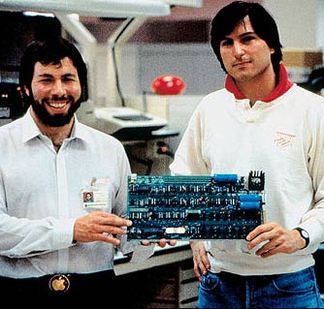
#> input picture images/apple.jpg, 324 x 309 px
$ python facialRecognition.py
#> lines starting #> are read from the running program, lines starting #| are printed output that depends on the picture
import cv2
from PIL import Image
from pylab import *
import matplotlib.pyplot as plt
import os


def main():

    try:
        face_cascade = cv2.CascadeClassifier('/Users/UserName/anaconda/envs/py35/share/OpenCV/haarcascades/haarcascade_frontalface_default.xml')
        eye_cascade = cv2.CascadeClassifier('/Users/UserName/anaconda/envs/py35/share/OpenCV/haarcascades/haarcascade_eye.xml')
        # If you have trouble finding the xml files, search your computer for 'haarcascade_frontalface_default.xml' and 'haarcascade_eye.xml' and alter the above path

        imageDirectory = '/Users/ChrisErnst/Development/Python/computerVision/facialRecognition/images/'
        os.chdir(imageDirectory)
        # Set the directory

        plt.figure('Facial Recognition')
        plt.suptitle('Facial Recognition', size=20)
        # Generate a figure named 'Face Recognition' and add a title

        imageName = 'apple.jpg'
        # Set the image we want to analyze

        img = array(Image.open(imageName))
#> img is the input picture: shape (309, 324, 3); mean R, G, B 131.6, 129.3, 127.3
        upperLeft = plt.subplot(221)
        # The convention of 221 is the 1st image of a 2x2 figure
        plt.axis('off')
        plt.imshow(img)
        upperLeft.set_title('Original Image')
        # Show the original image using PIL and plot using pyplot in the upper left

        gray = array(Image.open(imageName).convert('L'))
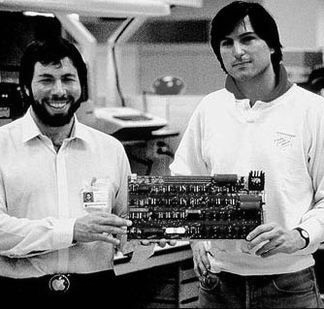
#> gray: shape (309, 324); min 0, max 255, mean 129.8
        upperRight = plt.subplot(222)
        plt.axis('off')
        plt.imshow(gray, cmap='gray')
        upperRight.set_title('Grayscale to Analyze')
        # Convert to gray with PIL and plot using pyplot in the upper right

        faces = face_cascade.detectMultiScale(gray, 1.3, 5)
#> faces = [[208, 18, 59, 59], [29, 58, 58, 58]]

        for (x,y,w,h) in faces:
            face = cv2.rectangle(img,(x,y),(x+w,y+h),(255,0,0),2)
            roi_gray = gray[y:y+h, x:x+w]
            roi_color = img[y:y+h, x:x+w]
#> this loop made 2 passes
#> pass 1, in main, `roi_gray = gray[y:y+h, x:x+w]`:
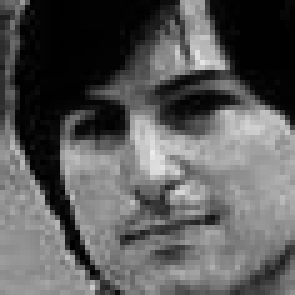
#> roi_gray: shape (59, 59) (shown 5 times larger); min 0, max 234, mean 89.8
#> pass 1, in main, `roi_color = img[y:y+h, x:x+w]`:
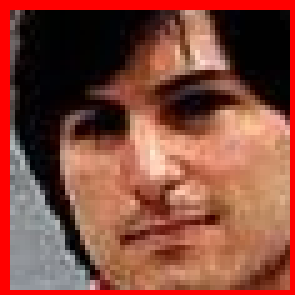
#> roi_color: shape (59, 59, 3) (shown 5 times larger); mean R, G, B 133.5, 73.3, 59.7
#> pass 2, in main, `face = cv2.rectangle(img,(x,y),(x+w,y+h),(255,0,0),2)`:
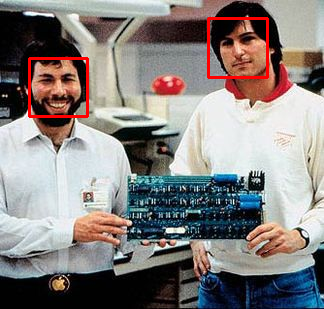
#> face: shape (309, 324, 3); mean R, G, B 134, 128.3, 126.5

        lowerLeft = plt.subplot(223)
        plt.axis('off')
        plt.imshow(face)
        lowerLeft.set_title('Face Detection')
        # Find the face in the photo, draw a red rectangle around it, and plot in the lower left

        eyes = eye_cascade.detectMultiScale(roi_gray)
#> eyes = ()
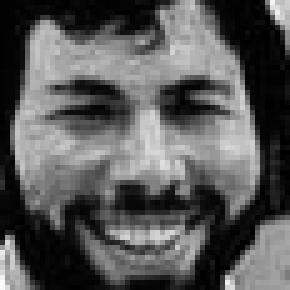
#> roi_gray: shape (58, 58) (shown 5 times larger); min 0, max 252, mean 88.7

        for (ex,ey,ew,eh) in eyes:
            eye = cv2.rectangle(roi_color,(ex,ey),(ex+ew,ey+eh),(0,255,0),2)
#> this loop made 0 passes
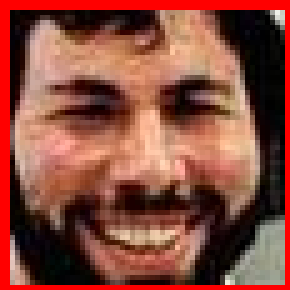
#> roi_color: shape (58, 58, 3) (shown 5 times larger); mean R, G, B 137.1, 74.4, 60.5

        lowerRight = plt.subplot(224)
        plt.axis('off')
        plt.imshow(eye)
        lowerRight.set_title('Eye Detection')
        # Find the eyes in the photo, draw green rectangles around them, and plot in the lower right

        plt.savefig(imageDirectory + imageName[0:-4] +'faceDetect.jpg')
        # Save the file

    except UnboundLocalError:
        plt.savefig(imageDirectory + imageName[0:-4] +'faceDetect.jpg')
        # Save the file
        print("Make sure there are faces and eyes in your image!")
        # Exception for an image without faces and/or eyes

    except FileNotFoundError:
        print("Image not found. Verify the file name and path!")
        # Exception for bad image path

main()

$ run again, with images/edison.jpg copied over images/apple.jpg
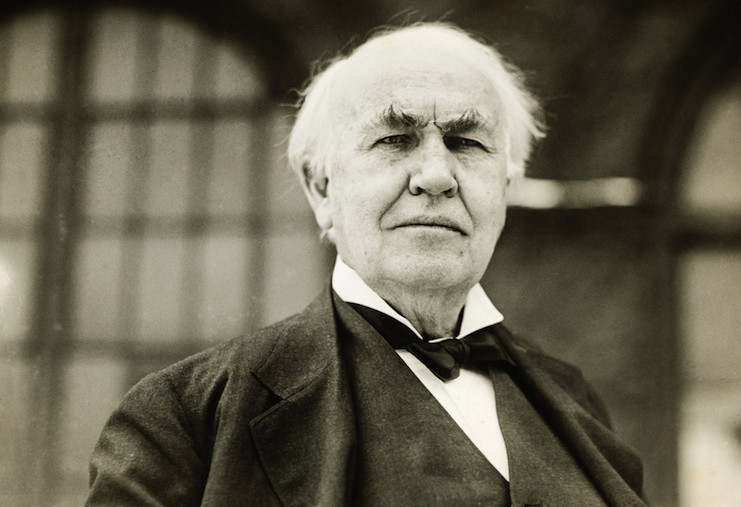
#> input picture images/edison.jpg, 741 x 507 px
#> in main, img is the input picture: shape (507, 741, 3); mean R, G, B 105.1, 100.7, 83.6
#> faces = [[313, 46, 238, 238]]
#> the loop in main, `for (x,y,w,h) in faces:` made 1 pass
#> pass 1, in main, `roi_color = img[y:y+h, x:x+w]`:
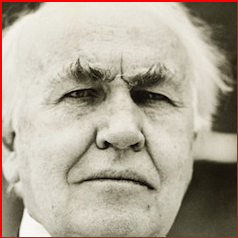
#> roi_color: shape (238, 238, 3); mean R, G, B 176.7, 166.3, 151.2
#> eyes = [[130, 76, 47, 47]]
#> the loop in main, `for (ex,ey,ew,eh) in eyes:` made 1 pass
#> in main, `plt.savefig(imageDirectory + imageName[0:-4] +'faceDetect.jpg')`:
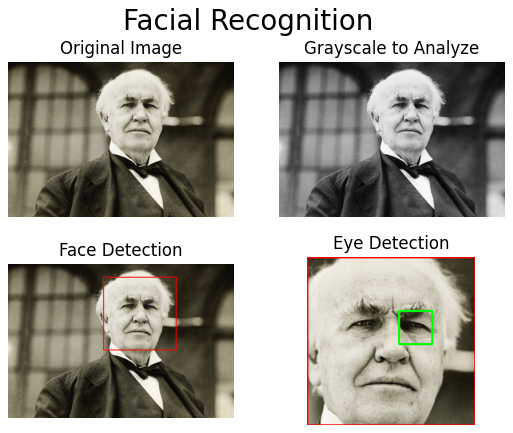
#> figure drawn by matplotlib, 4 panels
